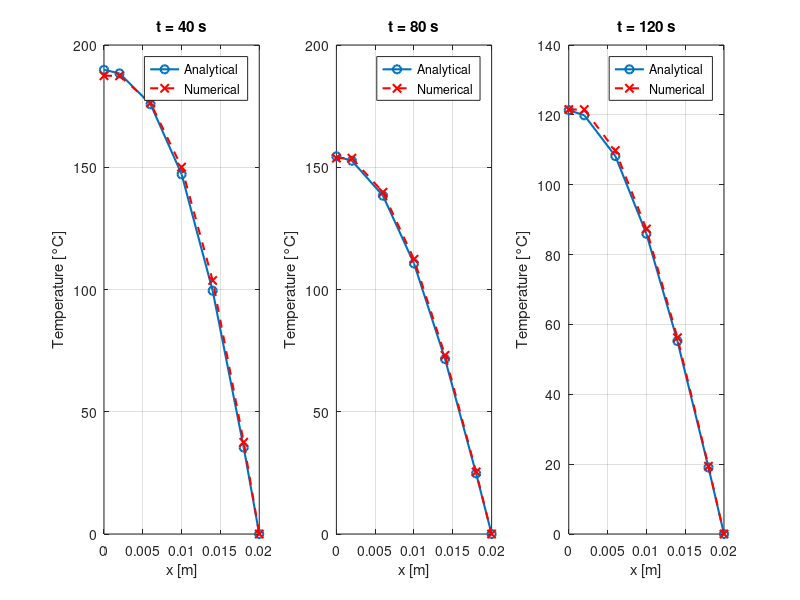

This figure's MATLAB source:
clear; clc; close all;

% Parameters.
Nx = 5;             % Number of control volumes
dt = 2;               % Time step [s]
L = 0.02;             % Plate thickness [m]
k = 10;               % Thermal conductivity [W/m.K]
rho_c = 1e7;          % Volumetric heat capacity [J/m^3.K]
alpha = k / rho_c;    % Thermal diffusivity
dx = L / Nx;
%The dt Limit by the Fully Implicit Scheme
% Compute stability limit for Explicit FVM
dt_lim = (rho_c * dx^2) / (2 * k);

fprintf('The dt Limit = %.4f by the Fully Implicit Scheme\n', dt_lim);

if dt >= dt_lim
    % Popup warning and stop execution
    msg = sprintf('ERROR:\nYour dt = %.4f exceeds the stability limit (%.4f) for the Fully Implicit method.', dt, dt_lim);
    errordlg(msg, 'Time Step Too Large');
    return;
else
    disp('The FVM Solution is Given By:');
end




T_init = 200;         % Initial temperature
T_Right = 0;          % Dirichlet boundary at right

% Spatial grid
P = 1:Nx;
x_P = (P - 0.5) * dx;       % control volume centers
x_analytical = [0, x_P, L]; % for full analytical comparison

% Coefficients
ae = k / dx;
aw = k / dx;
ap_0 = rho_c * dx / dt;

% Matrix A
A = zeros(Nx);
for i = 1:Nx
    if i == 1
        ap = ae + ap_0;
        A(i, i) = ap;
        A(i, i+1) = -ae;
    elseif i == Nx
        ap = aw + ap_0 + 2*ae; % Neumann-like correction
        A(i, i-1) = -aw;
        A(i, i) = ap;
    else
        ap = ae + aw + ap_0;
        A(i, i-1) = -aw;
        A(i, i) = ap;
        A(i, i+1) = -ae;
    end
end

% Initial condition
T = ones(Nx, 1) * T_init;

% Time loop and plotting
t_total = [40, 80, 120];
steps_needed = floor(t_total / dt);
% steps_needed = (t_total / dt);

T_storage = zeros(Nx+2, length(t_total));  % include boundary nodes

figure;
% for each_time = t_total

for step = 1:max(steps_needed)
    b = 20000 * T;
    T = A \ b;

    % Plot and store at selected times
    t_current = step * dt;
    idx_plot = find(t_current == t_total);
    if ~isempty(idx_plot)
        % Analytical solution
        T_analytical = zeros(size(x_analytical));
        for xi = 1:length(x_analytical)
            sum_series = 0;
            for n = 1:20000
                lambda_n = (2*n - 1)*pi / (2*L);
                coeff = ((-1)^(n+1)) / (2*n - 1);
                sum_series = sum_series + coeff * exp(-alpha * lambda_n^2 * t_current) * cos(lambda_n * x_analytical(xi));
            end
            T_analytical(xi) = (4*T_init/pi) * sum_series;
        end

        % Store full temperature: [boundary-left estimate; T; boundary-right]
        T_full = [T(1); T; T_Right];
        T_storage(:, idx_plot) = T_full;

        % Plot
        subplot(1, 3, idx_plot);
        plot(x_analytical, T_analytical, 'o-', 'LineWidth', 1.5);
        hold on;
        plot(x_analytical, T_full, 'rx--', 'LineWidth', 1.5);
        xlabel('x [m]');
        ylabel('Temperature [°C]');
        title(['t = ', num2str(t_current), ' s']);
        legend('Analytical', 'Numerical');
        grid on;
    end
end
% end
%% 📋 Print Comparison Table
fprintf('\n%-6s | %-7s | %-17s | %-17s | %-10s\n', ...
        'Time', 'Node', 'Numerical (°C)', 'Analytical (°C)', '% Error');
fprintf(repmat('-', 1, 65)); fprintf('\n');

for t_idx = 1:length(t_total)
    t_val = t_total(t_idx);
    T_num = T_storage(:, t_idx);  % including boundaries

    % Analytical recomputation at x_analytical
    T_ana_vals = zeros(length(x_analytical), 1);
    for xi = 1:length(x_analytical)
        sum_series = 0;
        for n = 1:20000
            lambda_n = (2*n - 1)*pi / (2*L);
            coeff = ((-1)^(n+1)) / (2*n - 1);
            sum_series = sum_series + coeff * exp(-alpha * lambda_n^2 * t_val) * cos(lambda_n * x_analytical(xi));
        end
        T_ana_vals(xi) = (4*T_init/pi) * sum_series;
    end

    for node = 1:length(x_analytical)
        num_val = T_num(node);
        ana_val = T_ana_vals(node);
        err = ((num_val - ana_val) / ana_val) * 100;
        fprintf('%-6d | %-7d | %-17.2f | %-17.2f | %-10.2f\n', ...
                t_val, node-1, num_val, ana_val, err);
    end
    fprintf(repmat('-', 1, 65)); fprintf('\n');
end
